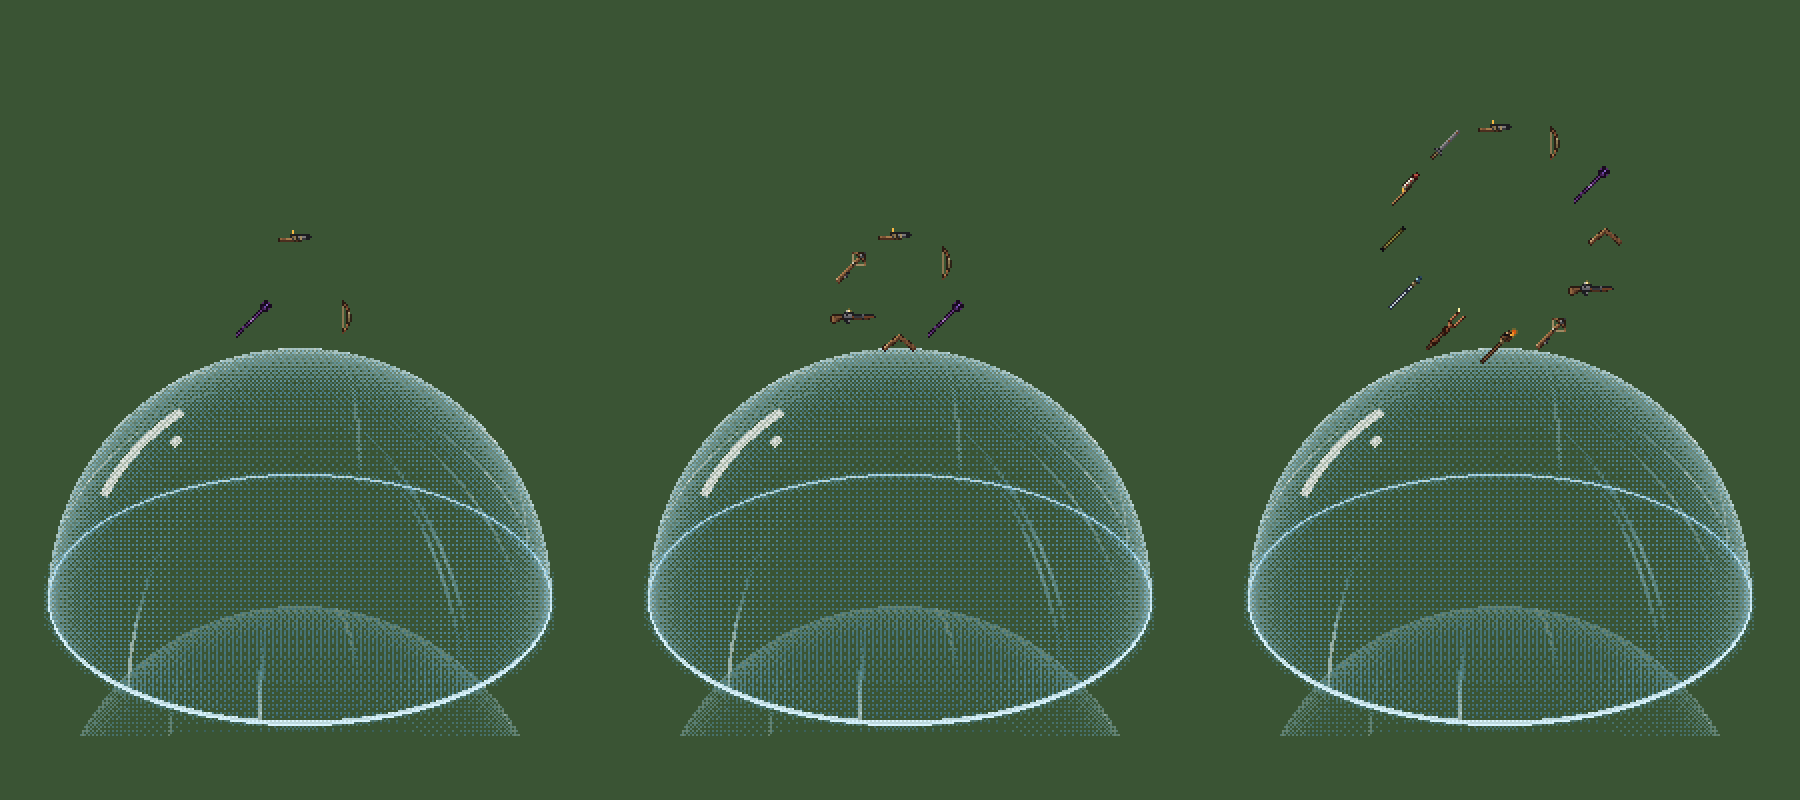

This chart was generated by the following Python code:
"""Sovalye R kubbe TACI onizlemesi (2026-10-17): gercek kubbe sayfalari + Zanaatkar silah ikonlari, dome_weapon_ring.gd formulu.
Cikti: tac_onizleme.png (oyun zoom'u x2). Oyuna bagli DEGIL, sadece oran kontrolu."""
import math
from PIL import Image

R = 126.0
CROWN_GAP, CROWN_SPACING, CROWN_MIN = 2.0, 28.0, 26.0
FW, FH, OX, OY = 256, 196, 128, 128
KEYS = ["tabanca", "yay", "arcane", "boomerang", "tufek", "crossbow", "fire_staff", "lightning_staff", "buz_asasi", "tuftuf", "fisek", "uzunkilic"]


def frame(sheet, i=0):
    im = Image.open(sheet).convert("RGBA")
    c, r = i % 4, i // 4
    return im.crop((c * FW, r * FH, c * FW + FW, r * FH + FH))


def crown(count):
    cr = max(CROWN_MIN, count * CROWN_SPACING / math.tau)
    cy = -(R + CROWN_GAP + cr)
    if count <= 1:
        return [(0.0, cy)]
    return [(math.cos(-math.pi / 2 + math.tau * i / count) * cr, cy + math.sin(-math.pi / 2 + math.tau * i / count) * cr) for i in range(count)]


def panel(count):
    W, H = 300, 400
    cx, cy = W // 2, 300
    img = Image.new("RGBA", (W, H), (58, 84, 52, 255))
    floor = Image.open("assets/fx/paladin_dome/iso_floor.png").convert("RGBA")
    img.alpha_composite(floor, (cx - 128, cy - 68))
    img.alpha_composite(frame("assets/fx/paladin_dome/iso_back_sheet.png"), (cx - OX, cy - OY))
    img.alpha_composite(frame("assets/fx/paladin_dome/iso_front_sheet.png"), (cx - OX, cy - OY))
    for i, (x, y) in enumerate(crown(count)):
        ic = Image.open("assets/weapons/zanaat/%s_L1.png" % KEYS[i % len(KEYS)]).convert("RGBA")
        ic = ic.resize((ic.width // 2, ic.height // 2), Image.NEAREST)
        img.alpha_composite(ic, (int(round(cx + x - ic.width / 2)), int(round(cy + y - ic.height / 2))))
    return img


out = Image.new("RGBA", (900, 400))
for k, n in enumerate([3, 6, 12]):
    out.alpha_composite(panel(n), (k * 300, 0))
out = out.resize((out.width * 2, out.height * 2), Image.NEAREST)
out.save("tools/proto_20261017/kubbe_ses/tac_onizleme.png")
print("ok")
